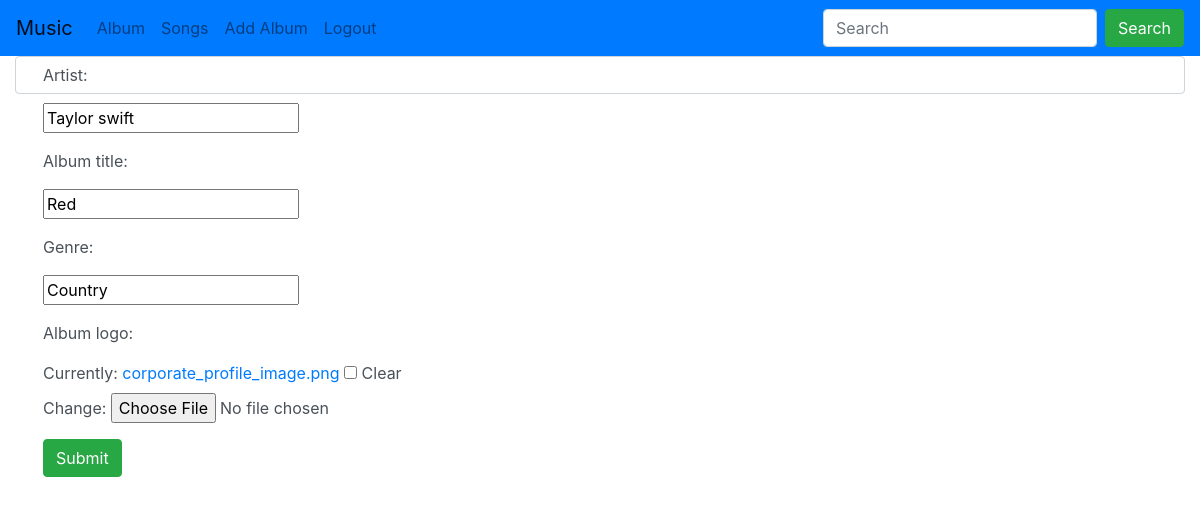
The app's page /music/update-album/1/ with its own data.
### music/models.py (models this page shows, shortened)
class Album(models.Model):
    artist = models.CharField(max_length=100, null=False)
    album_title = models.CharField(max_length=100)
    genre = models.CharField(max_length=100)
    album_logo = models.FileField(null=True, blank=True)

### music/views.py (the view)
# urls.py: path('update-album/<int:pk>/', views.UpdateAlbumView.as_view(), name='update-album'),
class UpdateAlbumView(generic.UpdateView):
    model = Album
    fields = ['artist', 'album_title', 'genre', 'album_logo']

### music/templates/music/album_form.html (shortened to what this page needs)
{% extends 'music/base.html' %}
{% load static %}
{% block content %}
    <div class="container-fluid">
        <div class="row">
            <div class="col-md-12 col-sm-8">
                <form class="form-control" action="" method="post" enctype="multipart/form-data">
                    {% include 'music/form_template.html' %}
                    <div class="form-group">
                        <div class="col-sm-offset-2 col-sm-10">
                            <button type="submit" class="btn btn-success">Submit</button>
                        </div>
                    </div>
                </form>
            </div>
        </div>
    </div>
{% endblock %}

### music/templates/music/form_template.html (shortened to what this page needs)
{% for field in form %}
    <div class="form-group">
        <label class="control-label col-sm-2">{{ field.label_tag }}</label>
        <div class="col-sm-10">{{ field }}</div>
    </div>
{% endfor %}

### records on screen
Album: form "Taylor swift" "Red" "Country"

### other values on screen
{{ field.label_tag }} "Artist:" "Album title:" "Genre:" "Album logo:"
